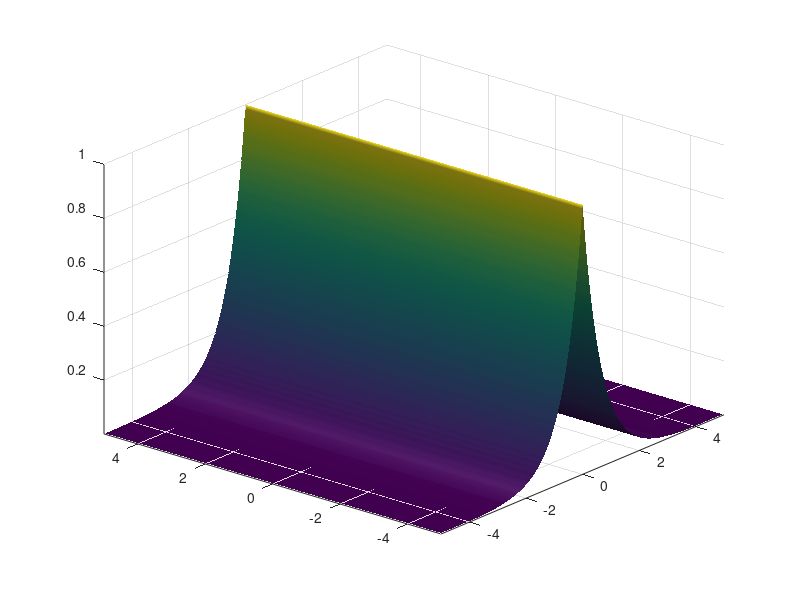

This figure's MATLAB source:
% 2. Display the 3-d plot of 2-d functions using perspective projections:
% exp(-|ux+0y|) for all x,y and different values of u & v.

[X,Y] = meshgrid(-5:.01:5);
U=1.5;
V=0;
Z = exp(-abs(U*X+V*Y));
surf(X,Y,Z,'FaceColor','interp',...
    'EdgeColor','none',...
    'FaceLighting','phong')
axis tight
view(-50,30)
camlight left
rotate3d on